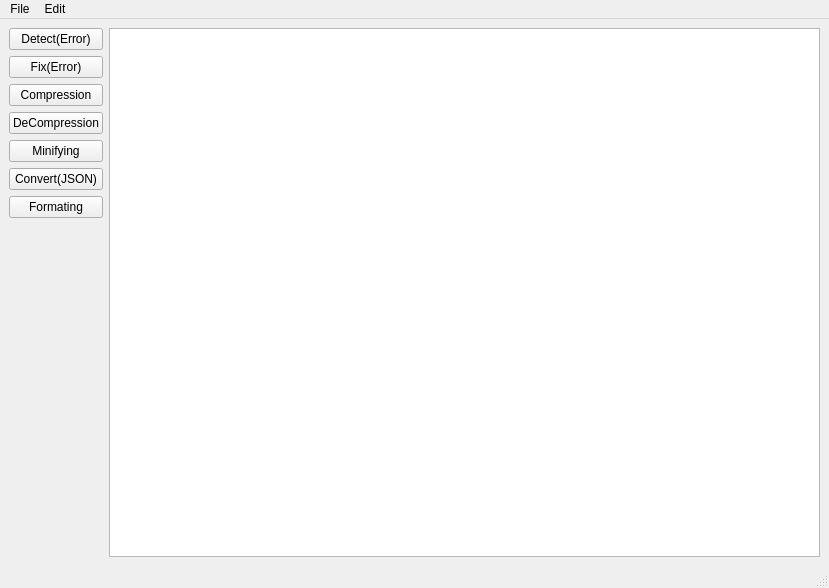
<?xml version="1.0" encoding="UTF-8"?>
<ui version="4.0">
 <class>MainWindow</class>
 <widget class="QMainWindow" name="MainWindow">
  <property name="geometry">
   <rect>
    <x>0</x>
    <y>0</y>
    <width>829</width>
    <height>588</height>
   </rect>
  </property>
  <property name="windowTitle">
   <string>XML-Manager</string>
  </property>
  <widget class="QWidget" name="centralwidget">
   <layout class="QGridLayout" name="gridLayout_3">
    <item row="0" column="0">
     <layout class="QGridLayout" name="gridLayout">
      <item row="0" column="0">
       <layout class="QGridLayout" name="gridLayout_2">
        <item row="5" column="0">
         <widget class="QPushButton" name="pushButton_5">
          <property name="text">
           <string>Convert(JSON)</string>
          </property>
         </widget>
        </item>
        <item row="4" column="0">
         <widget class="QPushButton" name="pushButton_4">
          <property name="text">
           <string>Minifying</string>
          </property>
         </widget>
        </item>
        <item row="7" column="0">
         <spacer name="verticalSpacer">
          <property name="orientation">
           <enum>Qt::Vertical</enum>
          </property>
          <property name="sizeHint" stdset="0">
           <size>
            <width>20</width>
            <height>40</height>
           </size>
          </property>
         </spacer>
        </item>
        <item row="1" column="0">
         <widget class="QPushButton" name="pushButton">
          <property name="text">
           <string>Fix(Error)</string>
          </property>
         </widget>
        </item>
        <item row="3" column="0">
         <widget class="QPushButton" name="pushButton_3">
          <property name="text">
           <string>DeCompression</string>
          </property>
         </widget>
        </item>
        <item row="6" column="0">
         <widget class="QPushButton" name="pushButton_6">
          <property name="text">
           <string>Formating</string>
          </property>
         </widget>
        </item>
        <item row="2" column="0">
         <widget class="QPushButton" name="pushButton_2">
          <property name="text">
           <string>Compression</string>
          </property>
         </widget>
        </item>
        <item row="0" column="0">
         <widget class="QPushButton" name="pushButton_7">
          <property name="text">
           <string>Detect(Error)</string>
          </property>
         </widget>
        </item>
       </layout>
      </item>
      <item row="0" column="1">
       <widget class="QPlainTextEdit" name="plainTextEdit"/>
      </item>
     </layout>
    </item>
   </layout>
  </widget>
  <widget class="QMenuBar" name="menubar">
   <property name="geometry">
    <rect>
     <x>0</x>
     <y>0</y>
     <width>829</width>
     <height>26</height>
    </rect>
   </property>
   <widget class="QMenu" name="menuFile">
    <property name="title">
     <string>File</string>
    </property>
    <addaction name="actionNew"/>
    <addaction name="actionopen"/>
    <addaction name="actionexit"/>
    <addaction name="actionSave"/>
   </widget>
   <widget class="QMenu" name="menuEdit">
    <property name="title">
     <string>Edit</string>
    </property>
    <addaction name="actionCopy"/>
    <addaction name="actionCut"/>
    <addaction name="actionPaste"/>
    <addaction name="actionUndo"/>
    <addaction name="actionRedo"/>
   </widget>
   <addaction name="menuFile"/>
   <addaction name="menuEdit"/>
  </widget>
  <widget class="QStatusBar" name="statusbar"/>
  <action name="actionNew">
   <property name="icon">
    <iconset resource="Rcs.qrc">
     <normaloff>:/Images/C:/Users/pc/Downloads/new-document.png</normaloff>:/Images/C:/Users/pc/Downloads/new-document.png</iconset>
   </property>
   <property name="text">
    <string>New</string>
   </property>
  </action>
  <action name="actionopen">
   <property name="icon">
    <iconset resource="Rcs.qrc">
     <normaloff>:/Images/C:/Users/pc/Downloads/add-file.png</normaloff>:/Images/C:/Users/pc/Downloads/add-file.png</iconset>
   </property>
   <property name="text">
    <string>Open</string>
   </property>
  </action>
  <action name="actionexit">
   <property name="icon">
    <iconset resource="Rcs.qrc">
     <normaloff>:/Images/C:/Users/pc/Downloads/close.png</normaloff>:/Images/C:/Users/pc/Downloads/close.png</iconset>
   </property>
   <property name="text">
    <string>Exit</string>
   </property>
  </action>
  <action name="actionCut">
   <property name="icon">
    <iconset resource="Rcs.qrc">
     <normaloff>:/Images/C:/Users/pc/Downloads/file.png</normaloff>:/Images/C:/Users/pc/Downloads/file.png</iconset>
   </property>
   <property name="text">
    <string>Cut</string>
   </property>
  </action>
  <action name="actionPaste">
   <property name="icon">
    <iconset resource="Rcs.qrc">
     <normaloff>:/Images/C:/Users/pc/Downloads/paste.png</normaloff>:/Images/C:/Users/pc/Downloads/paste.png</iconset>
   </property>
   <property name="text">
    <string>Paste</string>
   </property>
  </action>
  <action name="actionCopy">
   <property name="icon">
    <iconset resource="Rcs.qrc">
     <normaloff>:/Images/C:/Users/pc/Downloads/copy.png</normaloff>:/Images/C:/Users/pc/Downloads/copy.png</iconset>
   </property>
   <property name="text">
    <string>Copy</string>
   </property>
  </action>
  <action name="actionSave">
   <property name="icon">
    <iconset resource="Rcs.qrc">
     <normaloff>:/Images/C:/Users/pc/Downloads/diskette.png</normaloff>:/Images/C:/Users/pc/Downloads/diskette.png</iconset>
   </property>
   <property name="text">
    <string>Save As</string>
   </property>
  </action>
  <action name="actionUndo">
   <property name="icon">
    <iconset resource="Rcs.qrc">
     <normaloff>:/Images/C:/Users/pc/Downloads/undo.png</normaloff>:/Images/C:/Users/pc/Downloads/undo.png</iconset>
   </property>
   <property name="text">
    <string>Undo</string>
   </property>
  </action>
  <action name="actionRedo">
   <property name="icon">
    <iconset resource="Rcs.qrc">
     <normaloff>:/Images/C:/Users/pc/Downloads/redo.png</normaloff>:/Images/C:/Users/pc/Downloads/redo.png</iconset>
   </property>
   <property name="text">
    <string>Redo</string>
   </property>
  </action>
 </widget>
 <tabstops>
  <tabstop>pushButton</tabstop>
  <tabstop>pushButton_2</tabstop>
  <tabstop>pushButton_3</tabstop>
  <tabstop>pushButton_4</tabstop>
  <tabstop>pushButton_5</tabstop>
  <tabstop>pushButton_6</tabstop>
  <tabstop>plainTextEdit</tabstop>
 </tabstops>
 <resources>
  <include location="Rcs.qrc"/>
 </resources>
 <connections/>
</ui>
